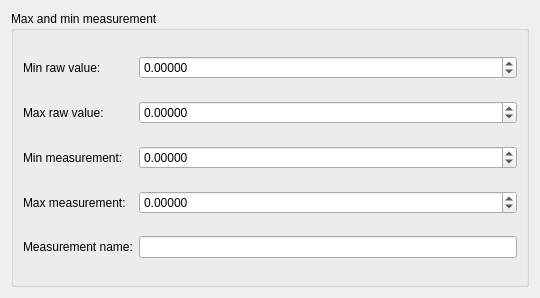
<?xml version="1.0" encoding="UTF-8"?>
<ui version="4.0">
 <class>MeasurementSourceWindow</class>
 <widget class="QWidget" name="MeasurementSourceWindow">
  <property name="windowModality">
   <enum>Qt::ApplicationModal</enum>
  </property>
  <property name="geometry">
   <rect>
    <x>0</x>
    <y>0</y>
    <width>540</width>
    <height>298</height>
   </rect>
  </property>
  <property name="windowTitle">
   <string>Source</string>
  </property>
  <property name="windowIcon">
   <iconset resource="../../../../../resources/icons/buttons/buttonicons.qrc">
    <normaloff>:/icons/buttons/application.ico</normaloff>:/icons/buttons/application.ico</iconset>
  </property>
  <layout class="QVBoxLayout" name="verticalLayout">
   <item>
    <widget class="QGroupBox" name="maxAndMinMeasurementGroupBox">
     <property name="sizePolicy">
      <sizepolicy hsizetype="Preferred" vsizetype="Preferred">
       <horstretch>0</horstretch>
       <verstretch>0</verstretch>
      </sizepolicy>
     </property>
     <property name="title">
      <string>Max and min measurement</string>
     </property>
     <layout class="QGridLayout" name="gridLayout_2">
      <item row="5" column="1">
       <widget class="QDoubleSpinBox" name="maxMeasurementDoubleSpinBox">
        <property name="toolTip">
         <string/>
        </property>
        <property name="decimals">
         <number>5</number>
        </property>
        <property name="minimum">
         <double>-99999999.000000000000000</double>
        </property>
        <property name="maximum">
         <double>99999999.000000000000000</double>
        </property>
       </widget>
      </item>
      <item row="2" column="1">
       <widget class="QDoubleSpinBox" name="minMeasurementDoubleSpinBox">
        <property name="toolTip">
         <string/>
        </property>
        <property name="decimals">
         <number>5</number>
        </property>
        <property name="minimum">
         <double>-99999999.000000000000000</double>
        </property>
        <property name="maximum">
         <double>99999999.000000000000000</double>
        </property>
       </widget>
      </item>
      <item row="5" column="0">
       <widget class="QLabel" name="label_4">
        <property name="sizePolicy">
         <sizepolicy hsizetype="Fixed" vsizetype="Preferred">
          <horstretch>0</horstretch>
          <verstretch>0</verstretch>
         </sizepolicy>
        </property>
        <property name="text">
         <string>Max measurement:</string>
        </property>
       </widget>
      </item>
      <item row="6" column="1">
       <widget class="QLineEdit" name="measurementNameLineEdit">
        <property name="inputMask">
         <string/>
        </property>
        <property name="text">
         <string/>
        </property>
        <property name="placeholderText">
         <string/>
        </property>
       </widget>
      </item>
      <item row="2" column="0">
       <widget class="QLabel" name="label_3">
        <property name="text">
         <string>Min measurement:</string>
        </property>
       </widget>
      </item>
      <item row="6" column="0">
       <widget class="QLabel" name="label_6">
        <property name="text">
         <string>Measurement name:</string>
        </property>
       </widget>
      </item>
      <item row="1" column="0">
       <widget class="QLabel" name="label">
        <property name="text">
         <string>Max raw value:</string>
        </property>
       </widget>
      </item>
      <item row="0" column="0">
       <widget class="QLabel" name="label_2">
        <property name="text">
         <string>Min raw value:</string>
        </property>
       </widget>
      </item>
      <item row="0" column="1">
       <widget class="QDoubleSpinBox" name="minRawValueDoubleSpinBox">
        <property name="decimals">
         <number>5</number>
        </property>
        <property name="minimum">
         <double>-65535.000000000000000</double>
        </property>
        <property name="maximum">
         <double>65535.000000000000000</double>
        </property>
       </widget>
      </item>
      <item row="1" column="1">
       <widget class="QDoubleSpinBox" name="maxRawValueDoubleSpinBox">
        <property name="decimals">
         <number>5</number>
        </property>
        <property name="minimum">
         <double>-65535.000000000000000</double>
        </property>
        <property name="maximum">
         <double>65535.000000000000000</double>
        </property>
       </widget>
      </item>
     </layout>
    </widget>
   </item>
  </layout>
 </widget>
 <resources>
  <include location="../../../../../resources/icons/buttons/buttonicons.qrc"/>
  <include location="../../../../../resources/icons/buttons/buttonicons.qrc"/>
  <include location="../../../../../resources/icons/buttons/buttonicons.qrc"/>
 </resources>
 <connections/>
</ui>
